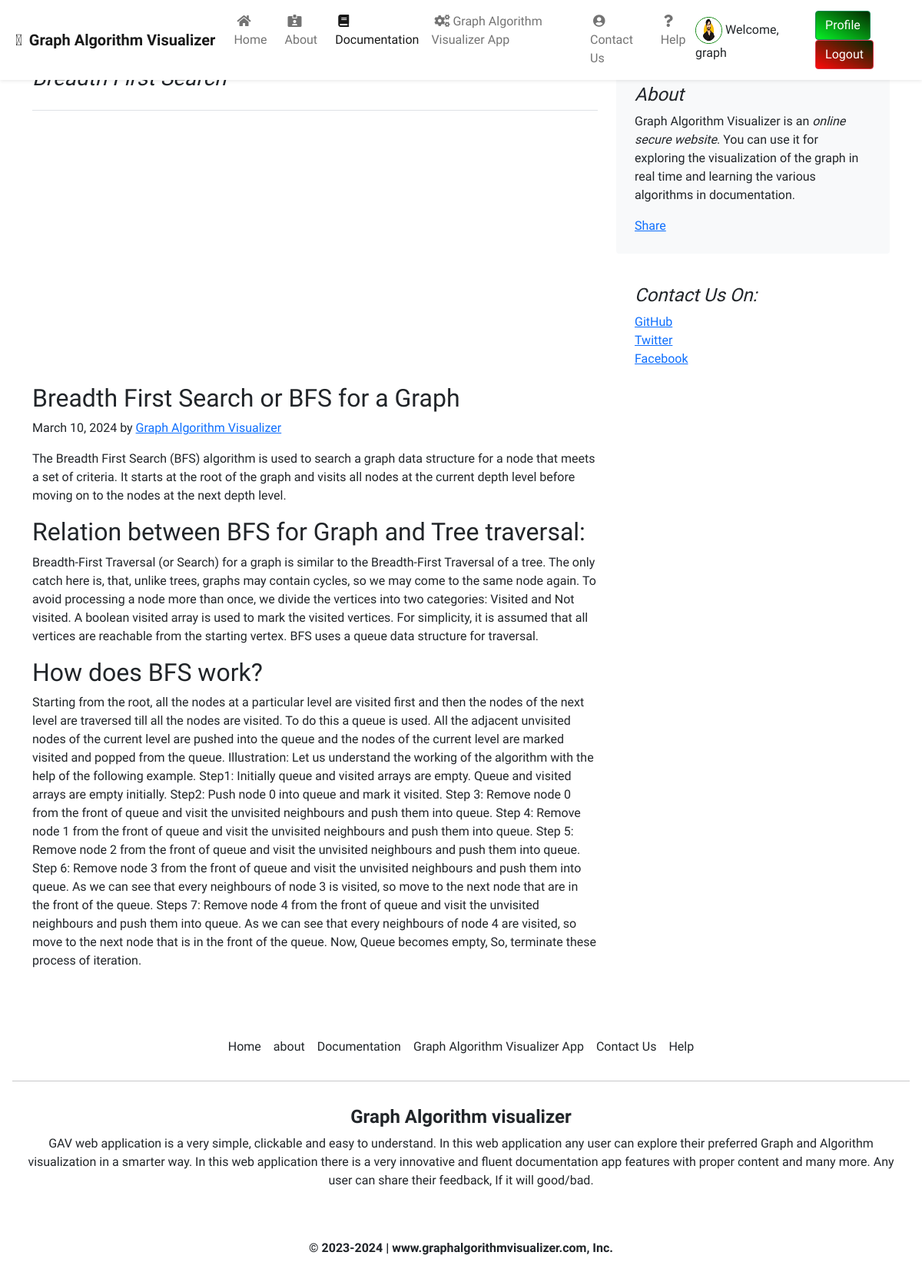
The page /documentation/docpostfe/5 (signed in) on the database its author committed.
### documentation/models.py (models this page shows, shortened)
class DocumentPost(models.Model):
    docpost_id = models.AutoField(primary_key=True)
    title = models.CharField(max_length=50)
    videoUrl = EmbedVideoField()
    head0 = models.CharField(max_length=500, default="")
    chead0 = models.CharField(max_length=5000, default="")
    head1 = models.CharField(max_length=500, default="")
    chead1 = models.CharField(max_length=5000, default="")
    head2 = models.CharField(max_length=500, default="")
    chead2 = models.CharField(max_length=5000, default="")
    pub_date = models.DateField(max_length=30)
    thumbnail = models.ImageField(upload_to="documentation/images", default="")

### documentation/views.py (the view)
# urls.py: path('docpostfe/<int:id>', views.docpostfe, name="docpostfe"),
def docpostfe(request, id):
    myposts = DocumentPost.objects.all()
    post = DocumentPost.objects.filter(docpost_id = id)[0]
    context = {
        'post': post,
        'myposts': myposts,
    }
    return render(request,"docpostfe.html", context)

### documentation/templates/docpostfe.html (shortened to what this page needs)
{% extends 'base.html' %}
{% load embed_video_tags %}
{% load static %}
{% block documentationactive %}
  active
{% endblock %}
{% block body %}
  {% load static %}
  <div class="container" style="margin-top: 85px;">
    <div class="row mt-4">
        <div class="col-md-8 blog-main">
            <h3 class="pb-4 mb-4 font-italic border-bottom">
            </h3>
            <div class="blog-post">
              <div class="ratio ratio-21x9">
              </div>
                <div class="mainpost mt-3">
                    <h2 class="blog-post-title">{{post.head0}}</h2>
                    <p class="blog-post-meta">{{post.pub_date}} by <a href="#">Graph Algorithm Visualizer</a></p>
                    <p>{{post.chead0}}</p>
                    <h2>{{post.head1}}</h2>
                    <p> {{post.chead1}}</p>
                    <h2>{{post.head2}}</h2>
                    <p>{{post.chead2}}</p>
                </div>
            </div>
        </div>
        <aside class="col-md-4 blog-sidebar">
            <div class="p-4 mb-3 bg-light rounded">
                <h4 class="font-italic">About</h4>
                <p class="mb-0">Graph Algorithm Visualizer is an <em>online secure website</em>. You can use it for exploring the visualization of the graph in real time and learning the various algorithms in documentation. </p>
                <div class="mt-3 fb-share-button" data-href="http://127.0.0.1:8000/documentation/docpostfe/{{post.docpost_id}}"
                    data-layout="button_count" data-size="large"><a target="_blank"
                        href="https://www.facebook.com/sharer/sharer.php?u=http%3A%2F%2F127.0.0.1%3A8000%2Fblog%2Fblogpost%2F1&amp;src=sdkpreparse"
                        class="fb-xfbml-parse-ignore">Share</a></div>
            </div>
            <div class="p-4">
                <h4 class="font-italic">Contact Us On: </h4>
                <ol class="list-unstyled">
                    <li><a href="#">GitHub</a></li>
                    <li><a href="#">Twitter</a></li>
                    <li><a href="#">Facebook</a></li>
                </ol>
            </div>
        </aside>
    </div>
</div>
{% endblock %}

### GAVApp/templates/base.html (shortened to what this page needs)
<!doctype html>
<html lang="en">
<head>
  <link href="https://cdn.jsdelivr.net/npm/bootstrap@5.1.3/dist/css/bootstrap.min.css" rel="stylesheet">
  <link rel="stylesheet" href="https://pro.fontawesome.com/releases/v5.10.0/css/all.css"
 />
  <link rel="stylesheet" href="https://stackpath.bootstrapcdn.com/bootstrap/4.5.2/css/bootstrap.min.css"
>
    <link rel="stylesheet" href="https://cdnjs.cloudflare.com/ajax/libs/font-awesome/4.7.0/css/font-awesome.min.css">
    <link href="https://cdn.jsdelivr.net/npm/bootstrap@5.0.0-beta1/dist/css/bootstrap.min.css" rel="stylesheet"
>
  {% load static %}
  <link rel="stylesheet" href="{% static 'css/home.css' %}">
  <link rel="stylesheet" type="text/css" href="{% static 'css/styles/pathfinding.css' %}"/>
</head>
<body>
  {% load static %}
  <nav class="navbar navbar-expand-lg navbar-light bg-white fixed-top shadow-sm top-0">
    <a class="navbar-brand" href="/"><i class="fad fa-cogs mx-1"></i><strong> Graph Algorithm Visualizer</strong></a>
    <div class="collapse navbar-collapse" id="navbarSupportedContent">
      <ul class="navbar-nav mr-auto ">
        <li class="nav-item {% block homeactive %}  {% endblock homeactive %}">
          <a class="nav-link focus" href="/"><i class="fas fa-home mx-1"></i>Home <span class="sr-only">(current)</span></a>
        </li>
        <li class="nav-item {% block aboutactive %}  {% endblock aboutactive %}">
          <a class="nav-link focus" href="/about"><i class="fas fa-id-card-alt mx-1"></i>About</a>
        </li>
         <li class="nav-item {% block documentationactive %}  {% endblock documentationactive %}">
          <a class="nav-link focus" href="/documentation"><i class="fas fa-book mx-1"></i>Documentation</a>
        </li>
         <li class="nav-item {% block GAVmoduleactive %}  {% endblock GAVmoduleactive %}">
          <a class="nav-link focus" href="/GAVModule"><i class="fas fa-cogs mx-1"></i>Graph Algorithm Visualizer App</a>
        </li>
        <li class="nav-item {% block contactactive %}  {% endblock contactactive %} ">
          <a class="nav-link focus" href="/contact"><i class="fas fa-user-circle mx-1"></i>Contact Us</a>
        </li>
        <li class="nav-item {% block helpactive %}  {% endblock helpactive %} ">
          <a class="nav-link focus" href="/help"><i class="fas fa-question mx-1"></i>Help</a>
        </li>
      </ul>
      <div class="ml-auto form-inline ">
         {% if user.is_authenticated %}
        <ul class="navbar-nav mr-2">
          <li class="nav-item" style="margin-right: 40px; margin-top: 8px;">
            <img class="avatar" src='{% static "GAVApp/img/av1.jpg" %}'
                > Welcome, {{user}}
          </li>
          <li>
            <a href="/profile"><button type="button" class="btn btn-success btn-md acc-btn" style="background-image: linear-gradient(to top right, rgb(6 242 37), rgb(4, 41, 1));">Profile</button></a>
            <a href="/logout"><button type="button" class="btn btn-danger btn-md acc-btn" style="background-image: linear-gradient(to top right, rgb(253 9 9), rgb(4, 41, 1)); color: #fff;">Logout</button></a>
          </li>
        </ul>
      </div>
      {% else %}
      <a href="/login1" class="btn mx-2 text-light" role="button" data-toggle="tooltip" data-placement="top"
      title="Sign In" style="background-image: linear-gradient(to top right, rgb(6 242 37), rgb(4, 41, 1));">Login <i class="fas fa-sign-in-alt"></i></a>
      {% endif %}
    </div>
  </nav>
  {% block body %} {% endblock body %}
  <footer class="p-3 bg-white-low mt-5 shadow-2-strong">
    <ul class="nav justify-content-center pb-2">
        <li class="nav-item focus"><a href="/" class="nav-link px-2
                text-dark">Home</a></li>
        <li class="nav-item focus"><a href="/about" class="nav-link px-2
                text-dark">about</a></li>
                <li class="nav-item focus"><a href="/documentation" class="nav-link
                  px-2 text-dark">Documentation</a></li>
        <li class="nav-item focus"><a href="/GAVModule" class="nav-link
                px-2 text-dark">Graph Algorithm Visualizer App</a></li>
        <li class="nav-item focus"><a href="/contact" class="nav-link
                px-2 text-dark">Contact Us</a></li>
                <li class="nav-item focus"><a href="/help" class="nav-link
                  px-2 text-dark">Help</a></li>
    </ul>
    <hr class="shadow-1-strong">
    <div class="text-center p-3 mx-auto w-100">
        <h4 class="text-center text-dark" style="font-weight:bold ;">Graph Algorithm visualizer</h4>
        <p class="text-dark mt-1">GAV web application is a very simple,
            clickable and
            easy to understand. In this web application any user
            can explore their preferred Graph and Algorithm visualization
            in a smarter way. In this
            web application there is a very innovative and fluent
            documentation app features with proper content and many
            more. Any user can share their feedback, If it will good/bad.</p>
    </div>
</footer>
  <footer class="bg-white p-3 shadow-1-strong">
    <div class="bg-white">
        <span class="text-center">
            <p class="text-dark"><b>© 2023-2024 | www.graphalgorithmvisualizer.com, Inc.</b></p>
        </span>
    </div>
</footer>
</body>
</html>

### static/css/home.css (style rules this page uses)
.avatar { border: 0.5px solid green; vertical-align: middle; width: 35px; height: 35px; border-radius: 50%; }

### static/css/styles/pathfinding.css (style rules this page uses)
* { padding: 0; margin: 0; box-sizing: border-box; }

### rows shown on the page
DocumentPost: head0 "Breadth First Search or BFS for a Graph", pub_date "March 10, 2024", chead0 "The Breadth First Search (BFS) algorithm is used to search a graph data structure for a node that meets a set of criteria. It starts at the root of the graph and visits all nodes at the current depth level before moving on to the nodes at the next depth level.", head1 "Relation between BFS for Graph and Tree traversal:", chead1 "Breadth-First Traversal (or Search) for a graph is similar to the Breadth-First Traversal of a tree. The only catch here is, that, unlike trees, graphs may contain cycles, so we may come to the same node again. To avoid processing a node more than once, we divide the vertices into two categories: Visited and Not visited. A boolean visited array is used to mark the visited vertices. For simplicity, it is assumed that all vertices are reachable from the starting vertex. BFS uses a queue data structure for traversal.", head2 "How does BFS work?", chead2 "Starting from the root, all the nodes at a particular level are visited first and then the nodes of the next level are traversed till all the nodes are visited. To do this a queue is used. All the adjacent unvisited nodes of the current level are pushed into the queue and the nodes of the current level are marked visited and popped from the queue. Illustration: Let us understand the working of the algorithm with the help of the following example. Step1: Initially queue and visited arrays are empty. Queue and visited arrays are empty initially. Step2: Push node 0 into queue and mark it visited. Step 3: Remove node 0 from the front of queue and visit the unvisited neighbours and push them…"

### other values the page prints
{{ user }} "graph"
